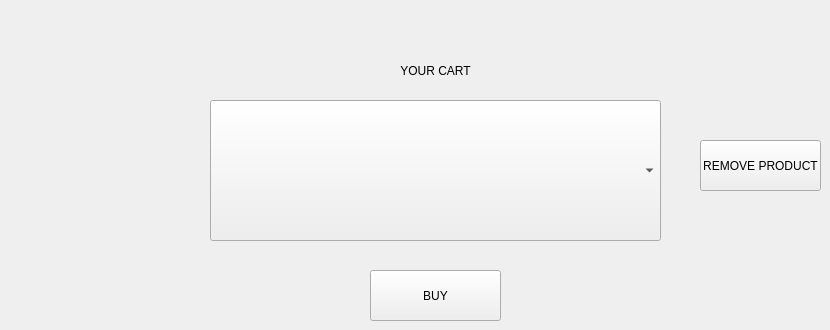
      <widget class="QWidget" name="cartPage">
       <widget class="QPushButton" name="buyButton">
        <property name="geometry">
         <rect>
          <x>370</x>
          <y>270</y>
          <width>131</width>
          <height>51</height>
         </rect>
        </property>
        <property name="text">
         <string>BUY</string>
        </property>
       </widget>
       <widget class="QComboBox" name="myPurchasesComboBox">
        <property name="geometry">
         <rect>
          <x>210</x>
          <y>100</y>
          <width>451</width>
          <height>141</height>
         </rect>
        </property>
        <property name="font">
         <font>
          <family>Times New Roman</family>
          <pointsize>12</pointsize>
         </font>
        </property>
        <property name="iconSize">
         <size>
          <width>100</width>
          <height>100</height>
         </size>
        </property>
       </widget>
       <widget class="QPushButton" name="removeButton">
        <property name="geometry">
         <rect>
          <x>700</x>
          <y>140</y>
          <width>121</width>
          <height>51</height>
         </rect>
        </property>
        <property name="text">
         <string>REMOVE PRODUCT</string>
        </property>
       </widget>
       <widget class="QLabel" name="label_10">
        <property name="geometry">
         <rect>
          <x>210</x>
          <y>50</y>
          <width>451</width>
          <height>41</height>
         </rect>
        </property>
        <property name="styleSheet">
         <string notr="true">font: 16pt &quot;Times New Roman&quot;;</string>
        </property>
        <property name="text">
         <string>YOUR CART</string>
        </property>
        <property name="alignment">
         <set>Qt::AlignCenter</set>
        </property>
       </widget>
      </widget>
